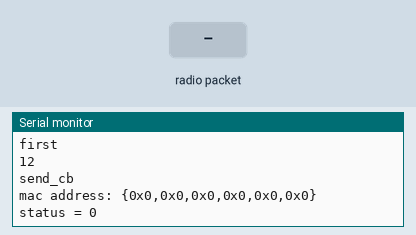
Bench run of a sketch on a simulated ESP8266 (NodeMCU). On the bench: the last lines printed to the serial monitor. Inputs (shaded band) come from the test bench. Random numbers use the default seed unless the sketch sets one.

Above: at 0.9 s.
1.0 s: radio packet "1" arrives
At 1.5 s:
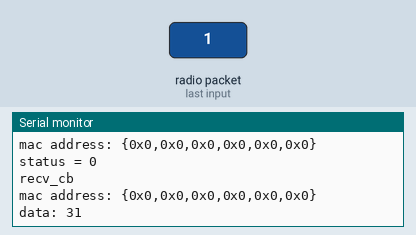
2.5 s: radio packet "0" arrives
At 3.7 s:
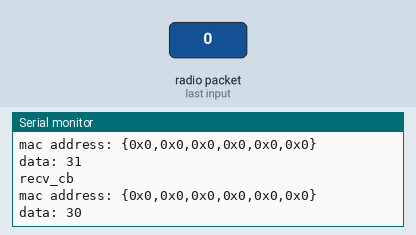
4.0 s: radio packet "2" arrives
At 4.9 s:
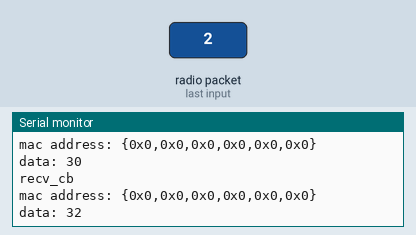

Measured:
- after the input at 1.0 s, the serial monitor: prints a new line at once (image 1)
- after the input at 2.5 s, the serial monitor: prints a new line at once (image 2)
- after the input at 4.0 s, the serial monitor: prints a new line at once (image 3)

The sketch:

espnow_Controller.ino
```cpp
#include <Arduino.h>
#include <ESP8266WiFi.h>
extern "C" {
  #include <espnow.h>
  #include <user_interface.h>
}
#define WIFI_DEFAULT_CHANNEL 1
///////////////////////////
#include <OneWire.h>
#include <DallasTemperature.h>
#define ONE_WIRE_BUS 13
#define SENSER_BIT   9
OneWire oneWire(ONE_WIRE_BUS);
DallasTemperature sensors(&oneWire);
///////////////////////////

uint8_t mac[] = {0x5E,0xCF,0x7F,0x29,0xF7,0x36};
uint8_t key[] = {0x33, 0x44, 0x33, 0x44, 0x33, 0x44, 0x33, 0x44, 0x33, 0x44, 0x33, 0x44, 0x33, 0x44, 0x33, 0x44};
int place_num = 0;
int shop_num = 0;
int fridge_num = 0;
int temp = 0;
int random_num1 = 0;
int random_num2 = 0;
int ran = 5 + random(10);
int dst = 0;

void setup() {
  Serial.begin(115200);
  temp = 10;
  random_num1 = random(250);
  random_num2 = random(250);
  uint8_t arr[] = {place_num,shop_num,fridge_num,temp,random_num1,random_num2};
  espnow_con(arr);
  dst = ran + 60;
  delay(3000);
  Serial.println(dst);
  Serial.println("sleep");
  deepsleep(dst*1000000);
}

void loop() {
}
```

espnow_con.ino
```cpp
void espnow_con(uint8_t message[]){
    Serial.println("Initializing...");
  WiFi.mode(WIFI_STA);

  uint8_t macaddr[6];
  wifi_get_macaddr(STATION_IF, macaddr);
  Serial.print("mac address (STATION_IF): ");
  printMacAddress(macaddr);

  wifi_get_macaddr(SOFTAP_IF, macaddr);
  Serial.print("mac address (SOFTAP_IF): ");
  printMacAddress(macaddr);

  if (esp_now_init()==0) {
    Serial.println("direct link  init ok");
  } else {
    Serial.println("dl init failed");
    ESP.restart();
    return;
  }

  esp_now_set_self_role(ESP_NOW_ROLE_CONTROLLER);
  esp_now_register_recv_cb([](uint8_t *macaddr, uint8_t *data, uint8_t len) {
    Serial.println("recv_cb");

    Serial.print("mac address: ");
    printMacAddress(macaddr);

    Serial.print("data: ");
    for (int i = 0; i < len; i++) {
      Serial.print(data[i], HEX);
    }
    Serial.println("");
  });
  esp_now_register_send_cb([](uint8_t* macaddr, uint8_t status) {
    Serial.println("send_cb");

    Serial.print("mac address: ");
    printMacAddress(macaddr);

    Serial.print("status = "); Serial.println(status);
  });

  int res = esp_now_add_peer(mac, (uint8_t)ESP_NOW_ROLE_SLAVE,(uint8_t)WIFI_DEFAULT_CHANNEL, key, 16);
  esp_now_send(mac, message, 6);
  Serial.println("first");
  Serial.println(ran);
  delay(ran*1000);
  esp_now_send(mac, message, 6);
  Serial.println("second");


}

void printMacAddress(uint8_t* macaddr) {
  Serial.print("{");
  for (int i = 0; i < 6; i++) {
    Serial.print("0x");
    Serial.print(macaddr[i], HEX);
    if (i < 5) Serial.print(',');
  }
  Serial.println("}");
}


void deepsleep(int howlong){
    ESP.deepSleep(howlong, WAKE_RF_DEFAULT);
}

void DS18B20(){
  sensors.begin();
  sensors.setResolution(SENSER_BIT);
  sensors.requestTemperatures();
  Serial.println("DONE");
  Serial.print("Temperature for the device 1 (index 0) is: ");
  temp = sensors.getTempCByIndex(0);
  while (temp == -127.00)
  {
  Serial.println("REMESURE");
  system_deep_sleep_set_option(0);
  system_deep_sleep(3000000);
  delay(1000);
  }
  Serial.println(temp);
  }
```
